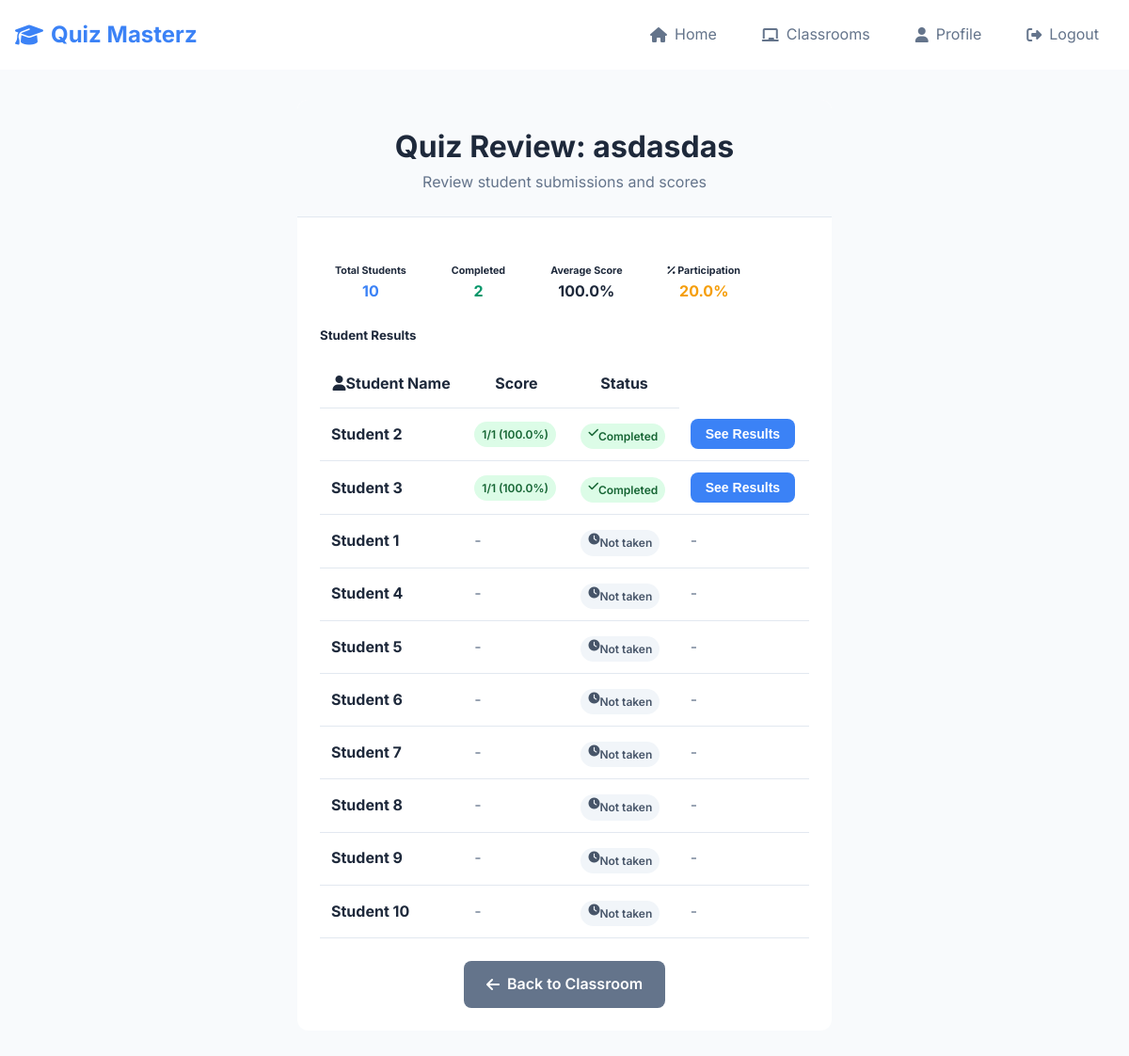
/teacher/quiz/1/review/1 (signed in), run on the app's committed database.
### website/models.py (models this page shows, shortened)
class Quiz(db.Model):
    id = db.Column(db.Integer, primary_key=True)
    name = db.Column(db.String(150), nullable=False)
    teacher_id = db.Column(db.Integer, db.ForeignKey('user.id'), nullable=False)
    is_published = db.Column(db.Boolean, default=False, nullable=False)
    questions = db.relationship('Question', backref='quiz', lazy='dynamic', cascade="all, delete-orphan")
    teacher = db.relationship('User', backref=db.backref('created_quizzes', lazy='dynamic'))

class User(db.Model, UserMixin):
    id = db.Column(db.Integer, primary_key=True)
    email = db.Column(db.String(150), unique=True)
    password = db.Column(db.String(150))
    first_name = db.Column(db.String(150))
    role = db.Column(db.String(50))
    learning_points = db.Column(db.Integer, default=0)
    selected_avatar = db.Column(db.String(100), default=None)
    unlocked_avatars = db.Column(db.Text, default='')
    classrooms_created = db.relationship('Classroom', foreign_keys='[Classroom.teacher_id]', backref='teacher', lazy=True)
    joined_classrooms = db.relationship('Classroom', secondary=classroom_members,
                                        backref=db.backref('students', lazy='dynamic'),
                                        lazy='dynamic')
    quiz_attempts = db.relationship('StudentQuizAttempt', backref='student', lazy='dynamic')

### website/views.py (the view)
@views.route('/teacher/quiz/<int:quiz_id>/review/<int:classroom_id>')
@login_required
def quiz_review_details(quiz_id, classroom_id):
    if current_user.role != 'teacher':
        flash('Access denied.', category='error')
        return redirect(url_for('views.home'))
    quiz = Quiz.query.get_or_404(quiz_id)
    classroom = Classroom.query.get_or_404(classroom_id)
    if quiz.teacher_id != current_user.id or classroom.teacher_id != current_user.id:
        flash('You do not own this quiz or classroom.', category='error')
        return redirect(url_for('views.teacher_classrooms'))
    if quiz not in classroom.quizzes:
        flash('This quiz is not in the specified classroom.', category='error')
        return redirect(url_for('views.edit_classroom', classroom_id=classroom.id))
    all_students = classroom.students.all()
    submissions = StudentQuizAttempt.query.filter_by(
        quiz_id=quiz.id,
        classroom_id=classroom.id
    ).all()
    submissions_by_student = {submission.student_id: submission for submission in submissions}
    student_details = []
    for student in all_students:
        submission = submissions_by_student.get(student.id)
        student_detail = {
            'student': student,
            'has_taken': submission is not None,
            'score': submission.score if submission else 0,
            'submission': submission
        }
        student_details.append(student_detail)
    student_details.sort(key=lambda x: (not x['has_taken'], -x['score'] if x['has_taken'] else 0))
    total_students = len(all_students)
    students_taken = len([s for s in student_details if s['has_taken']])
    students_not_taken = total_students - students_taken
    if students_taken > 0:
        average_score = sum(s['score'] for s in student_details if s['has_taken']) / students_taken
        highest_score = max(s['score'] for s in student_details if s['has_taken'])
        lowest_score = min(s['score'] for s in student_details if s['has_taken'])
    else:
        average_score = highest_score = lowest_score = 0
    stats = {
        'total_students': total_students,
        'students_taken': students_taken,
        'students_not_taken': students_not_taken,
        'average_score': round(average_score, 1),
        'highest_score': highest_score,
        'lowest_score': lowest_score,
        'participation_rate': round((students_taken / total_students * 100), 1) if total_students > 0 else 0
    }
    return render_template('quiz_review_details.html',
                         user=current_user,
                         quiz=quiz,
                         classroom=classroom,
                         student_details=student_details,
                         stats=stats)

### website/__init__.py (called while the page is built)
def create_app():
    app = Flask(__name__)
    app.config['SECRET_KEY'] = 'hjshjhdjah kjshkjdhjs'
    app.config['SQLALCHEMY_DATABASE_URI'] = f'sqlite:///{DB_NAME}'
    db.init_app(app)
    from .views import views
    from .auth import auth
    app.register_blueprint(views, url_prefix='/')
    app.register_blueprint(auth, url_prefix='/')
    with app.app_context():
        db.create_all()
    from .models import User, Classroom, Quiz, Question, Answer, StudentQuizAttempt
    login_manager = LoginManager()
    login_manager.login_view = 'auth.login'
    login_manager.init_app(app)
    @login_manager.user_loader
    def load_user(id):
        return User.query.get(int(id))
    return app

### website/templates/quiz_review_details.html (shortened to what this page needs)
{% extends "base.html" %}
{% block content %}
<div class="container-sm">
    <div class="card">
        <div class="card-header text-center">
            <h1>Quiz Review: {{ quiz.name }}</h1>
            <p class="text-muted">Review student submissions and scores</p>
        </div>
        <div class="card-body">
            {% if student_details %}
                <div class="row mb-4">
                    <div class="col-md-3">
                        <div class="card bg-light">
                            <div class="card-body text-center">
                                <h6>Total Students</h6>
                                <h4 class="text-primary">{{ stats.total_students }}</h4>
                            </div>
                        </div>
                    </div>
                    <div class="col-md-3">
                        <div class="card bg-light">
                            <div class="card-body text-center">
                                <h6> Completed</h6>
                                <h4 class="text-success">{{ stats.students_taken }}</h4>
                            </div>
                        </div>
                    </div>
                    <div class="col-md-3">
                        <div class="card bg-light">
                            <div class="card-body text-center">
                <h6> Average Score</h6>
                {% if stats.students_taken > 0 %}
                    {% set max_score = quiz.questions | sum(attribute='learning_points') %}
                    {% if max_score > 0 %}
                        {% set avg_percentage = (stats.average_score / max_score * 100) | round(1) %}
                        <h4 class="text-info">{{ avg_percentage }}%</h4>
                    {% else %}
                        <h4 class="text-muted">N/A</h4>
                    {% endif %}
                {% else %}
                    <h4 class="text-muted">N/A</h4>
                {% endif %}
                            </div>
                        </div>
                    </div>
                    <div class="col-md-3">
                        <div class="card bg-light">
                            <div class="card-body text-center">
                                <h6><i class="fas fa-percentage"></i> Participation</h6>
                                <h4 class="text-warning">{{ stats.participation_rate }}%</h4>
                            </div>
                        </div>
                    </div>
                </div>
                <div class="mb-3">
                    <h5> Student Results</h5>
                </div>
                <div class="table-responsive">
                    <table class="table table-striped">
                        <thead>
                            <tr>
                                <th><i class="fas fa-user"></i>Student Name</th>
                                <th>Score</th>
                                <th>Status</th>
                            </tr>
                        </thead>
                        <tbody>
                            {% for detail in student_details %}
                                <tr>
                                    <td>
                                        <strong>{{ detail.student.first_name }}</strong>
                                    </td>                    <td>
                        {% if detail.has_taken %}
                            {% set max_score = quiz.questions | sum(attribute='learning_points') %}
                            {% if max_score > 0 %}
                                {% set percentage = (detail.score / max_score * 100) | round(1) %}
                                <span class="badge
                                    {% if percentage >= 90 %}bg-success
                                    {% elif percentage >= 70 %}bg-warning
                                    {% else %}bg-danger
                                    {% endif %}">
                                    {{ detail.score }}/{{ max_score }} ({{ percentage }}%)
                                </span>
                            {% else %}
                                <span class="badge bg-secondary">No questions</span>
                            {% endif %}
                        {% else %}
                            <span class="text-muted">-</span>
                        {% endif %}
                    </td>
                                    <td>
                                        {% if detail.has_taken %}
                                            <span class="badge bg-success">
                                                <i class="fas fa-check"></i> Completed
                                            </span>
                                        {% else %}
                                            <span class="badge bg-secondary">
                                                <i class="fas fa-clock"></i> Not taken
                                            </span>
                                        {% endif %}
                                    </td>
                                    <td>
                                        {% if detail.has_taken %}
                                            <button class="btn btn-sm btn-primary">
                                                 See Results
                                            </button>
                                        {% else %}
                                            <span class="text-muted">-</span>
                                        {% endif %}
                                    </td>
                                </tr>
                            {% endfor %}
                        </tbody>
                    </table>
                </div>
            {% else %}
                <div class="text-center py-5">
                    <i class="fas fa-users fa-3x text-muted mb-3"></i>
                    <h4 class="text-muted">No students in classroom</h4>
                </div>
            {% endif %}
            <div class="text-center mt-4">
                <a href="{{ url_for('views.edit_classroom', classroom_id=classroom.id) }}" class="btn btn-secondary">
                    <i class="fas fa-arrow-left"></i> Back to Classroom
                </a>
            </div>
        </div>
    </div>
</div>
{% endblock %}

### website/static/css/style.css (style rules this page uses)
:root { --primary: #3b82f6; --secondary: #64748b; --success: #059669; --warning: #f59e0b; --danger: #dc2626; --bg: #f8fafc; --surface: #fff; --text: #1e293b; --text-muted: #64748b; --border: #e2e8f0; }
* { margin: 0; padding: 0; box-sizing: border-box; }
body { font-family: Inter, sans-serif; line-height: 1.6; color: var(--text); background: var(--bg); }
.btn { display: inline-flex; align-items: center; gap: 0.5rem; padding: 0.75rem 1.5rem; border: none; border-radius: 8px; font-weight: 600; text-decoration: none; cursor: pointer; transition: all 0.2s; }
.btn-primary { background: var(--primary); color: white; }
.btn-secondary { background: var(--secondary); color: white; }
.btn-sm { padding: 0.5rem 1rem; font-size: 0.875rem; }
.card { background: var(--surface); border-radius: 12px; overflow: hidden; }
.card-header { padding: 1.5rem; border-bottom: 1px solid var(--border); background: var(--bg); }
.card-body { padding: 1.5rem; }
.badge { display: inline-flex; padding: 0.25rem 0.5rem; border-radius: 9999px; font-size: 0.75rem; font-weight: 600; }
.badge-success, .bg-success { background: #dcfce7; color: #166534; }
.badge-secondary, .bg-secondary { background: #f1f5f9; color: #475569; }
.text-primary { color: var(--primary); }
.text-muted { color: var(--text-muted); }
.text-success { color: var(--success); }
.text-warning { color: var(--warning); }
.text-center { text-align: center; }
.mb-3 { margin-bottom: 1rem; }
.mb-4 { margin-bottom: 1.5rem; }
.mt-4 { margin-top: 1.5rem; }
.row { display: flex; flex-wrap: wrap; margin: 0 -0.5rem; }
.container-sm { max-width: 600px; margin: 0 auto; padding: 0 1rem; }
.table { width: 100%; border-collapse: collapse; }
.table th, .table td { padding: 0.75rem; border-bottom: 1px solid var(--border); }
.table-responsive { overflow-x: auto; }

### data on the page
Quiz: name "asdasdas"
User: student.first_name "Student 2"
User: student.first_name "Student 3"
User: student.first_name "Student 1"
User: student.first_name "Student 4"
User: student.first_name "Student 5"
User: student.first_name "Student 6"
User: student.first_name "Student 7"
User: student.first_name "Student 8"
User: student.first_name "Student 9"
User: student.first_name "Student 10"

### other printed values
{{ stats.total_students }} "10"
{{ stats.students_taken }} "2"
{{ avg_percentage }} "100.0"
{{ stats.participation_rate }} "20.0"
{{ detail.score }} "1" "1"
{{ max_score }} "1" "1"
{{ percentage }} "100.0" "100.0"
